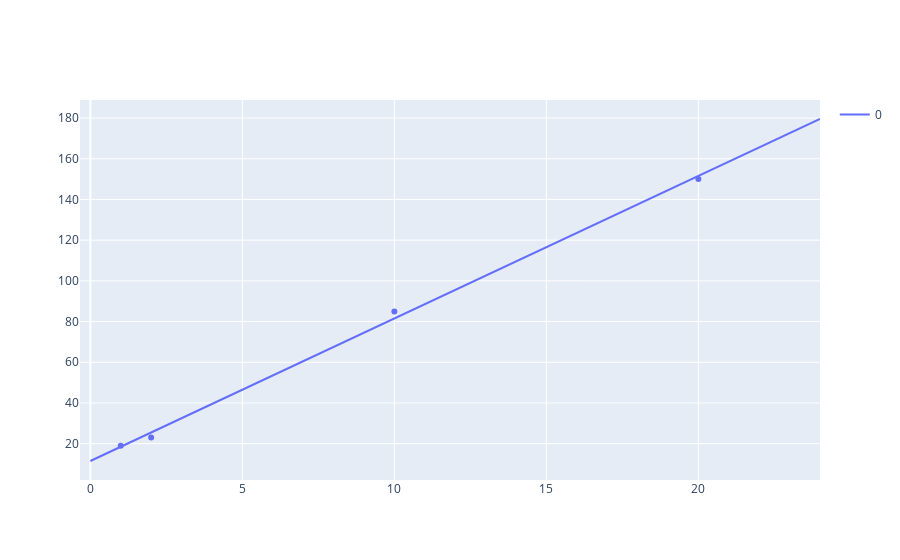

The code cell stored with this chart in its notebook:
### Code cell
import plotly.express as px
import plotly.graph_objects as go

prediction_line = np.zeros(25)
for i in range (0,25):
    prediction_line[i] = w*i+b
    
fig = px.scatter(x=x, y=y)
fig2 = px.line(prediction_line)
fig3 = go.Figure(data=fig.data+fig2.data)
fig3.show()

### Figure 1 — Plotly figure (JSON) as saved in the notebook; plotly's stock layout.template omitted (floating-point values rounded to 4 significant figures)
{"data": [{"hovertemplate": "x=%{x}<br>y=%{y}<extra></extra>", "legendgroup": "", "marker": {"color": "#636efa", "symbol": "circle"}, "mode": "markers", "name": "", "orientation": "v", "showlegend": false, "type": "scatter", "x": [1, 2, 10, 20], "xaxis": "x", "y": [19, 23, 85, 150], "yaxis": "y"}, {"hovertemplate": "variable=0<br>index=%{x}<br>value=%{y}<extra></extra>", "legendgroup": "0", "line": {"color": "#636efa", "dash": "solid"}, "marker": {"symbol": "circle"}, "mode": "lines", "name": "0", "orientation": "v", "showlegend": true, "type": "scatter", "x": [0, 1, 2, 3, 4, 5, 6, 7, 8, 9, 10, 11, 12, 13, 14, 15, 16, 17, 18, 19, 20, 21, 22, 23, 24], "xaxis": "x", "y": [11.48, 18.48, 25.49, 32.49, 39.49, 46.49, 53.5, 60.5, 67.5, 74.5, 81.5, 88.51, 95.51, 102.5, 109.5, 116.5, 123.5, 130.5, 137.5, 144.5, 151.5, 158.5, 165.5, 172.5, 179.5], "yaxis": "y"}], "layout": {}}
